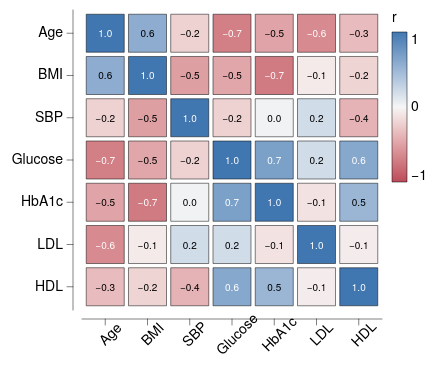

Specify this chart in Vega-Lite:
### Vega-Lite specification from a JSON file in a GitHub repository (floating-point values rounded to 4 significant figures)
{"background": null, "config": {"arc": {"fill": "#DBDBDB", "fillOpacity": 1.0, "innerRadius": 37.5, "padAngle": 0.03, "stroke": "black", "strokeOpacity": 1, "strokeWidth": 0.25}, "area": {"fill": "#DBDBDB", "fillOpacity": 1.0, "stroke": "black", "strokeOpacity": 1, "strokeWidth": 0.25}, "axis": {"domain": true, "domainCap": "round", "domainColor": "black", "domainWidth": 0.25, "grid": false, "gridCap": "round", "gridColor": "#F1F1F1", "gridDash": [0, 0], "gridOpacity": 1.0, "gridWidth": 0.25, "labelColor": "black", "labelFont": "Helvetica Neue", "labelFontSize": 7, "labelFontStyle": "normal", "labelFontWeight": 400, "offset": 4.5, "ticks": true, "tickCap": "round", "tickColor": "black", "tickRound": false, "tickSize": 3, "tickWidth": 0.25, "titleColor": "black", "titleFont": "Helvetica Neue", "titleFontSize": 7, "titleFontStyle": "normal", "titleFontWeight": 400}, "axisX": {"domain": true, "labelAlign": "center", "labelAngle": 0, "labels": true, "ticks": true, "translate": 0}, "axisY": {"domain": true, "labelAlign": "right", "labelAngle": 0, "labels": true, "ticks": true, "translate": 0}, "axisRight": {"domain": true, "labelAlign": "left", "labelAngle": 0, "labels": true, "ticks": true, "translate": 0}, "axisTop": {"domain": true, "labelAlign": "center", "labelAngle": 0, "labels": true, "ticks": true, "translate": 0}, "axisBand": {"tickOffset": 0}, "bar": {"fill": "#DBDBDB", "fillOpacity": 1.0, "stroke": "black", "strokeOpacity": 1, "strokeWidth": 0.25}, "boxplot": {"size": 13.5, "ticks": {"cornerRadius": 0.25, "fill": "black", "opacity": 1, "size": 6.75, "thickness": 0.25}, "box": {"fillOpacity": 1.0, "stroke": "black", "strokeOpacity": 1, "strokeWidth": 0.25}, "median": {"cornerRadius": 0, "fill": "black", "fillOpacity": 1.0, "opacity": 1, "size": 13.5, "thickness": 0.25}, "rule": {"fill": "black", "fillOpacity": 1.0, "size": 15.0, "stroke": "black", "strokeDash": [0, 0], "strokeOpacity": 1, "strokeWidth": 0.25}, "outliers": {"color": "black", "fill": "black", "fillOpacity": 1.0, "size": 0, "stroke": "black", "strokeOpacity": 1, "strokeWidth": 0.25}}, "circle": {"fill": "black", "fillOpacity": 1.0, "size": 0.75, "stroke": null, "strokeOpacity": 1, "strokeWidth": 0.25}, "errorband": {"band": {"fillOpacity": 0.6, "stroke": null, "strokeWidth": 0.25, "strokeOpacity": 1}, "borders": {"opacity": 0, "strokeOpacity": 0.25, "strokeWidth": 1}}, "errorbar": {"opacity": 1, "rule": {"strokeDash": [0, 0], "strokeWidth": 0.25}, "ticks": {"color": "black", "cornerRadius": 0.125, "opacity": 1, "size": 9.0, "thickness": 0.25}, "thickness": 0.25}, "font": "Helvetica Neue", "geoshape": {"fill": "#DBDBDB", "fillOpacity": 1.0, "stroke": "black", "strokeOpacity": 1, "strokeWidth": 0.25}, "header": {"labelColor": "black", "labelFont": "Helvetica Neue", "labelFontSize": 7, "labelFontStyle": "normal", "labelFontWeight": 400, "titleColor": "black", "titleFont": "Helvetica Neue", "titleFontSize": 7, "titleFontStyle": "normal", "titleFontWeight": 400, "titlePadding": 0}, "legend": {"disable": false, "offset": 4.5, "titlePadding": 4, "labelOffset": 2, "gradientLabelOffset": 2, "gradientLength": 75.0, "gradientThickness": 7.5, "gradientOpacity": 1.0, "gradientStrokeColor": "black", "gradientStrokeWidth": 0.25, "labelColor": "black", "labelFont": "Helvetica Neue", "labelFontSize": 7, "labelFontStyle": "normal", "labelFontWeight": 400, "strokeColor": "black", "strokeWidth": 0, "symbolSize": 42, "symbolStrokeColor": "black", "symbolStrokeWidth": 0.25, "titleColor": "black", "titleFont": "Helvetica Neue", "titleFontSize": 7, "titleFontStyle": "normal", "titleFontWeight": 400}, "line": {"color": "black", "stroke": "black", "strokeCap": "round", "strokeDash": [0, 0], "strokeOpacity": 1, "strokeWidth": 0.375}, "point": {"filled": true, "fill": "#DBDBDB", "fillOpacity": 1.0, "size": 7.5, "stroke": "black", "strokeOpacity": 1, "strokeWidth": 0.25}, "range": {"category": ["#C6D9F1", "#F1C9CB", "#FEF0B9", "#CEE37A", "#7AA8E0", "#E589A3", "#FDDD5D", "#68B961", "#4177B1", "#C35082", "#E5C227", "#438156"], "diverging": {"scheme": ["#C35082", "#CE6D94", "#D989A7", "#E2A4BA", "#EABFCE", "#F1DBE2", "#F6F6F6", "#D7E0EB", "#B9CBE0", "#9BB6D5", "#7DA1C9", "#5F8CBD", "#4177B1"]}, "heatmap": {"scheme": ["#32022B", "#43044D", "#4C196E", "#4D338C", "#484DA6", "#3A68BB", "#1D83CA", "#1D9CCB", "#23B5C9", "#28CDC5", "#4DE0B4", "#91EE9F"]}, "ordinal": {"scheme": ["#F1F1F1", "#DBDBDB", "#C6C6C6", "#B2B2B2", "#9D9D9D", "#898989", "#767676", "#636363", "#515151", "#404040", "#2F2F2F", "#1F1F1F"]}, "ramp": {"scheme": ["#32022B", "#43044D", "#4C196E", "#4D338C", "#484DA6", "#3A68BB", "#1D83CA", "#1D9CCB", "#23B5C9", "#28CDC5", "#4DE0B4", "#91EE9F"]}}, "rule": {"color": "black", "stroke": "black", "strokeCap": "round", "strokeDash": [2, 2], "strokeOpacity": 1, "strokeWidth": 0.25}, "scale": {"bandPaddingInner": 0.1, "bandPaddingOuter": 0.1, "round": false}, "rect": {"fill": "#DBDBDB", "fillOpacity": 1.0, "stroke": "black", "strokeOpacity": 1, "strokeWidth": 0.25}, "square": {"fill": "#DBDBDB", "fillOpacity": 1.0, "size": 15.0, "stroke": "black", "strokeOpacity": 1, "strokeWidth": 0.25}, "text": {"color": "black", "font": "Helvetica Neue", "fontSize": 7, "fontStyle": "normal", "fontWeight": 400}, "tick": {"color": "black", "cornerRadius": 0.125, "opacity": 1.0, "size": 13.5, "thickness": 0.25}, "title": {"anchor": "middle", "frame": "group", "color": "black", "font": "Helvetica Neue", "fontSize": 7, "fontStyle": "normal", "fontWeight": 400, "subtitleColor": "black", "subtitleFont": "Helvetica Neue", "subtitleFontSize": "Helvetica Neue", "subtitleFontStyle": "normal", "subtitleFontWeight": 400}, "trail": {"color": "black", "opacity": 1, "size": 0.375}, "view": {"continuousWidth": 150, "continuousHeight": 150, "discreteWidth": 150, "discreteHeight": 150, "fill": null, "stroke": null, "strokeWidth": 0.25}}, "layer": [{"mark": {"type": "rect"}, "encoding": {"color": {"field": "r", "scale": {"domain": [-1, 1], "range": ["#BC4A5A", "#C96872", "#D4858B", "#DFA1A5", "#E8BDBF", "#F0DADA", "#F6F6F6", "#D7E0EB", "#B9CBE0", "#9BB6D5", "#7DA1C9", "#5F8CBD", "#4177B1"]}, "title": "r", "type": "quantitative"}, "x": {"axis": {"labelAngle": -45}, "field": "a", "sort": ["Age", "BMI", "SBP", "Glucose", "HbA1c", "LDL", "HDL"], "title": null, "type": "nominal"}, "y": {"field": "b", "sort": ["Age", "BMI", "SBP", "Glucose", "HbA1c", "LDL", "HDL"], "title": null, "type": "nominal"}}}, {"mark": {"type": "text", "fontSize": 5}, "encoding": {"color": {"condition": {"test": "abs(datum.r) > 0.6", "value": "white"}, "value": "black"}, "text": {"field": "r", "format": ".1f", "type": "quantitative"}, "x": {"axis": {"labelAngle": -45}, "field": "a", "sort": ["Age", "BMI", "SBP", "Glucose", "HbA1c", "LDL", "HDL"], "title": null, "type": "nominal"}, "y": {"field": "b", "sort": ["Age", "BMI", "SBP", "Glucose", "HbA1c", "LDL", "HDL"], "title": null, "type": "nominal"}}}], "data": {"name": "data-3c30203ae2926ac0c3253e8a815bbecb"}, "$schema": "https://vega.github.io/schema/vega-lite/v6.4.1.json", "datasets": {"data-3c30203ae2926ac0c3253e8a815bbecb": [{"a": "Age", "b": "Age", "r": 1.0}, {"a": "Age", "b": "BMI", "r": 0.58}, {"a": "Age", "b": "SBP", "r": -0.22}, {"a": "Age", "b": "Glucose", "r": -0.7}, {"a": "Age", "b": "HbA1c", "r": -0.48}, {"a": "Age", "b": "LDL", "r": -0.63}, {"a": "Age", "b": "HDL", "r": -0.34}, {"a": "BMI", "b": "Age", "r": 0.58}, {"a": "BMI", "b": "BMI", "r": 1.0}, {"a": "BMI", "b": "SBP", "r": -0.51}, {"a": "BMI", "b": "Glucose", "r": -0.47}, {"a": "BMI", "b": "HbA1c", "r": -0.73}, {"a": "BMI", "b": "LDL", "r": -0.07}, {"a": "BMI", "b": "HDL", "r": -0.2}, {"a": "SBP", "b": "Age", "r": -0.22}, {"a": "SBP", "b": "BMI", "r": -0.51}, {"a": "SBP", "b": "SBP", "r": 1.0}, {"a": "SBP", "b": "Glucose", "r": -0.22}, {"a": "SBP", "b": "HbA1c", "r": 0.03}, {"a": "SBP", "b": "LDL", "r": 0.2}, {"a": "SBP", "b": "HDL", "r": -0.39}, {"a": "Glucose", "b": "Age", "r": -0.7}, {"a": "Glucose", "b": "BMI", "r": -0.47}, {"a": "Glucose", "b": "SBP", "r": -0.22}, {"a": "Glucose", "b": "Glucose", "r": 1.0}, {"a": "Glucose", "b": "HbA1c", "r": 0.67}, {"a": "Glucose", "b": "LDL", "r": 0.2}, {"a": "Glucose", "b": "HDL", "r": 0.61}, {"a": "HbA1c", "b": "Age", "r": -0.48}, {"a": "HbA1c", "b": "BMI", "r": -0.73}, {"a": "HbA1c", "b": "SBP", "r": 0.03}, {"a": "HbA1c", "b": "Glucose", "r": 0.67}, {"a": "HbA1c", "b": "HbA1c", "r": 1.0}, {"a": "HbA1c", "b": "LDL", "r": -0.12}, {"a": "HbA1c", "b": "HDL", "r": 0.5}, {"a": "LDL", "b": "Age", "r": -0.63}, {"a": "LDL", "b": "BMI", "r": -0.07}, {"a": "LDL", "b": "SBP", "r": 0.2}, {"a": "LDL", "b": "Glucose", "r": 0.2}, {"a": "LDL", "b": "HbA1c", "r": -0.12}, {"a": "LDL", "b": "LDL", "r": 1.0}, {"a": "LDL", "b": "HDL", "r": -0.06}, {"a": "HDL", "b": "Age", "r": -0.34}, {"a": "HDL", "b": "BMI", "r": -0.2}, {"a": "HDL", "b": "SBP", "r": -0.39}, {"a": "HDL", "b": "Glucose", "r": 0.61}, {"a": "HDL", "b": "HbA1c", "r": 0.5}, {"a": "HDL", "b": "LDL", "r": -0.06}, {"a": "HDL", "b": "HDL", "r": 1.0}]}}
